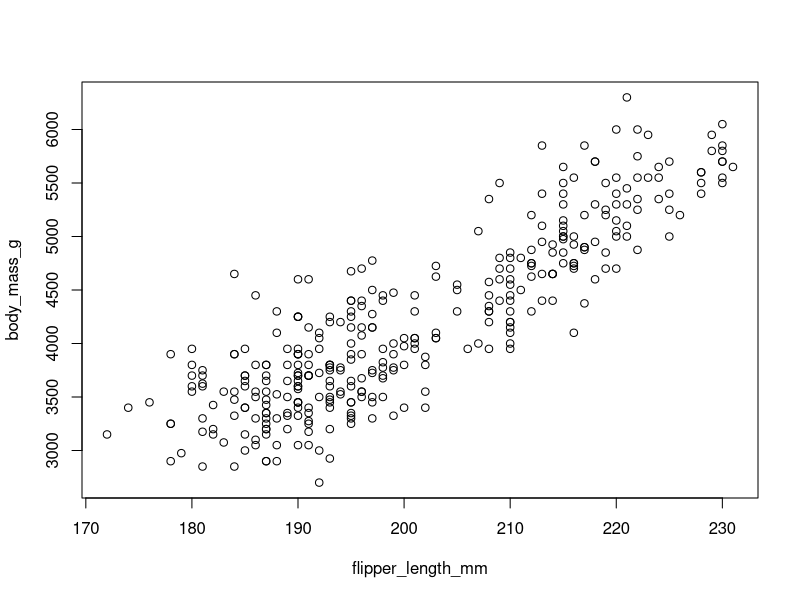

The R script that drew this image:
## ---- chunk 1
knitr::opts_chunk$set(echo = TRUE)
## ---- chunk 2
require(palmerpenguins)
penguins$flipper_length_mm
plot(body_mass_g ~ flipper_length_mm, data = palmerpenguins::penguins)
